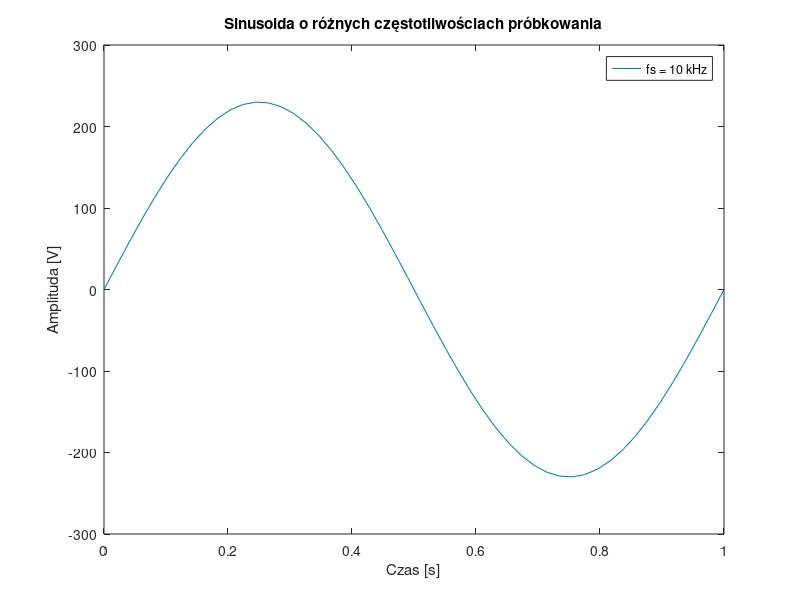

Reproduce this figure in MATLAB.
clear all; close all;

A = 230; f = 50; T = 1;
samplingFreq = [10^4, 51, 50, 49];
% samplingFreq = [10^4, 26, 25, 24];
names = ['b-', 'g-o', 'r-o', 'k-o'];

for k = 1:length(samplingFreq)
    time = 0:1/samplingFreq(k):T;
    func = A * sin(2 * pi * f * time);
    plot(time, func, names(k));
end

hold on;

xlabel('Czas [s]'); 
ylabel('Amplituda [V]');
title('Sinusoida o różnych częstotliwościach próbkowania');
legend('fs = 10 kHz', 'fs = 51 Hz', 'fs = 50 Hz', 'fs = 49 Hz');


hold off; %end